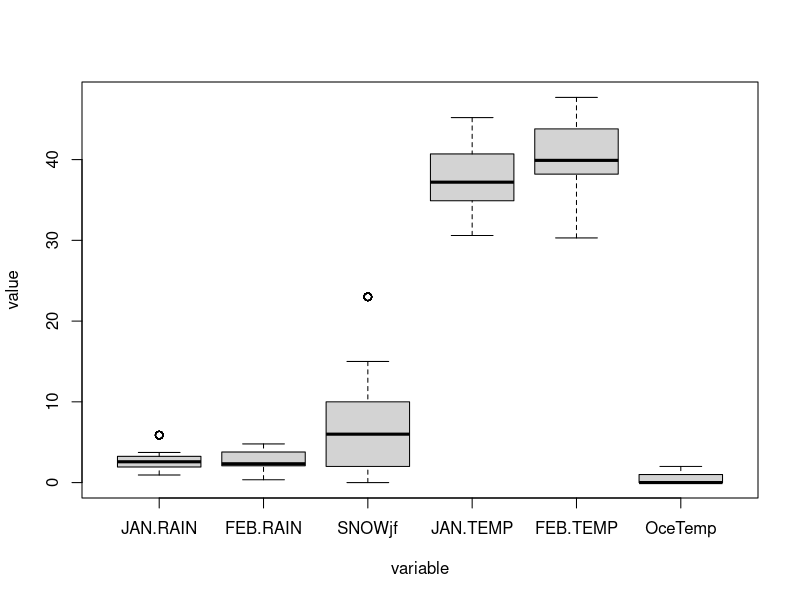
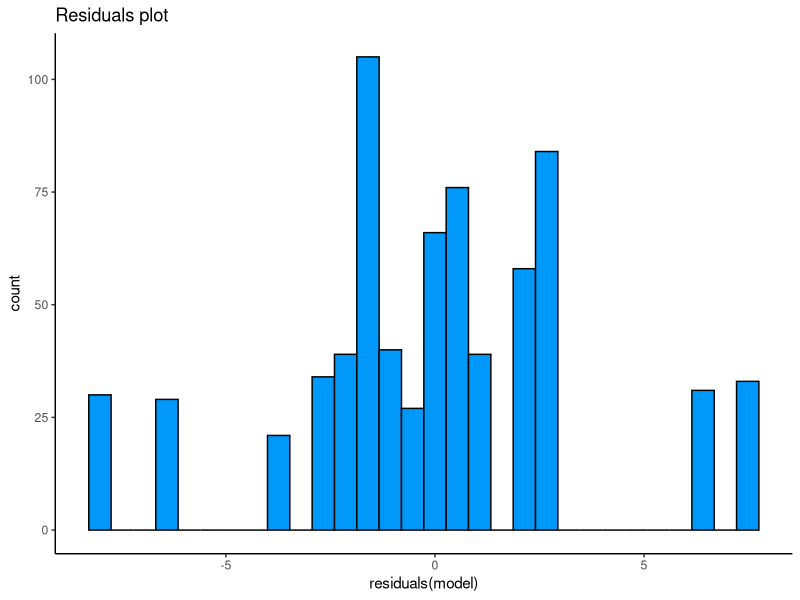

Recreate these plots in R, in order.
# read dataset
#install.packages("readxl")
#install.packages("writexl")
library(readxl)

#Loading the datasets
total <- read_excel("bootdataCBloom4_24.xlsx")

h_train <- read_excel("h_train.xlsx")
head(h_train)

h_test <- read_excel("h_test.xlsx")
head(h_test)

#Installing package for melt
library(reshape2)

# Remove target variable
temp_total <- subset(total, select = -c(PEAK))
melt_total <- melt(temp_total)

# Draw boxplot (variable measured on different scale, therefore this is meaningless)
boxplot(data = melt_total, value ~ variable)

# Fit the model and obtain summary
model <- lm(PEAK ~ ., data = h_train)
summary(model)

# Get residuals
lm_residuals <- as.data.frame(residuals(model))



# Visualize residuals
library(ggplot2)
ggplot(lm_residuals, aes(residuals(model))) +
  geom_histogram(fill = "#0099f9", color = "black") +
  theme_classic() +
  labs(title = "Residuals plot")
